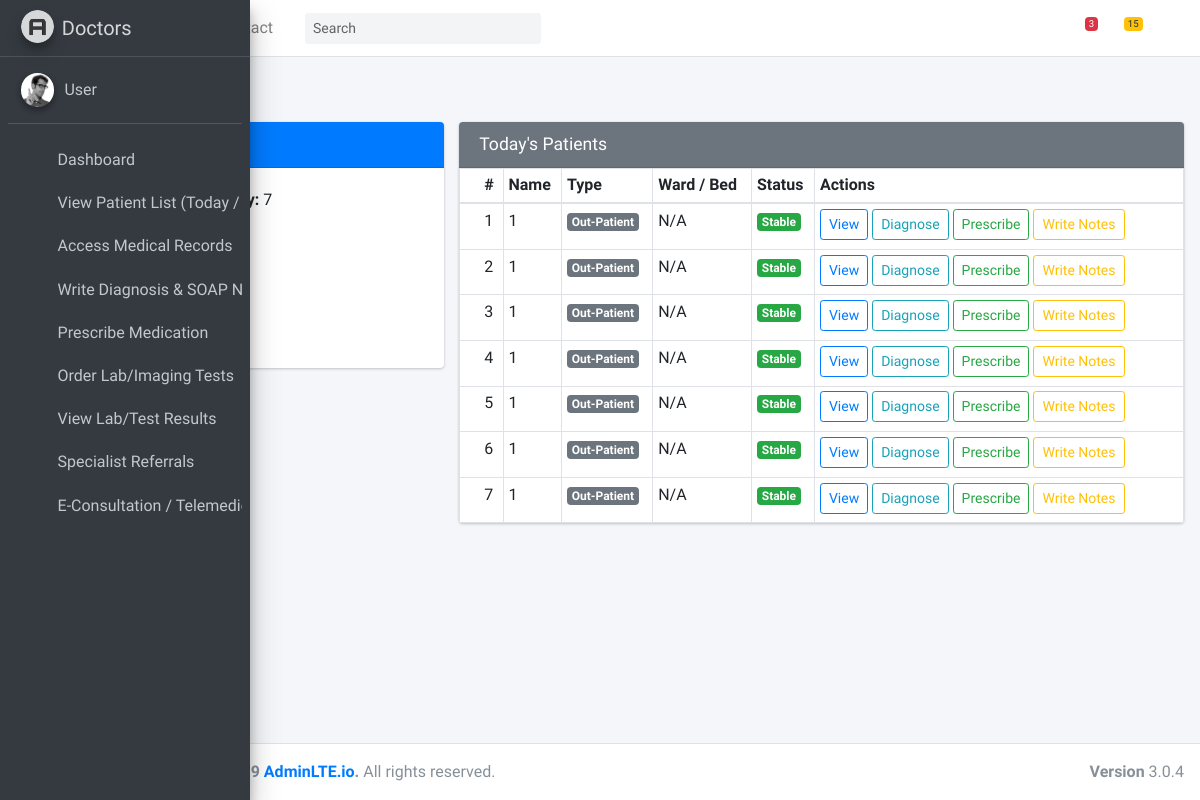
/patient_list, run on the app's committed database.
### hospapp/models.py (models this page shows, shortened)
class Patient(models.Model):
    GENDER_CHOICES = (
        ('M', 'Male'),
        ('F', 'Female'),
        ('O', 'Other'),
    )
    BLOOD_GROUP_CHOICES = (
        ('A+', 'A+'), ('A-', 'A-'),
        ('B+', 'B+'), ('B-', 'B-'),
        ('AB+', 'AB+'), ('AB-', 'AB-'),
        ('O+', 'O+'), ('O-', 'O-'),
    )
    STATUS_CHOICES = (
        ('stable', 'Stable'),
        ('critical', 'Critical'),
        ('recovered', 'Recovered'),
    )
    full_name = models.CharField(max_length=200)
    first_name = models.CharField(max_length=50)
    last_name = models.CharField(max_length=50)
    gender = models.CharField(max_length=1, choices=GENDER_CHOICES)
    date_of_birth = models.DateField()
    phone = models.CharField(max_length=15)
    email = models.EmailField(blank=True, null=True)
    address = models.TextField()
    blood_group = models.CharField(max_length=3, choices=BLOOD_GROUP_CHOICES, default='O+')
    next_of_kin_name = models.CharField(max_length=100)
    next_of_kin_phone = models.CharField(max_length=15)
    is_inpatient = models.BooleanField(default=False)
    photo = models.ImageField(upload_to='patient_photos/', blank=False, null=True)
    date_registered = models.DateTimeField(auto_now_add=True)
    ward = models.ForeignKey(Ward, null=True, blank=True, on_delete=models.SET_NULL)
    bed = models.ForeignKey(Bed, null=True, blank=True, on_delete=models.SET_NULL)
    status = models.CharField(max_length=20, choices=STATUS_CHOICES, default='stable')
    diagnosis = models.TextField(null=True, blank=True)
    medication = models.TextField(null=True, blank=True)
    notes = models.TextField(null=True, blank=True)

### hospapp/views.py (the view)
# urls.py: path('patient_list', views.patient_list, name='patient_list'),
def patient_list(request):
    patients = Patient.objects.all()
    inpatients = patients.filter(is_inpatient=True)
    outpatients = patients.filter(is_inpatient=False)
    critical_count = patients.filter(status="critical").count()
    context = {
        'patients': patients,
        'inpatients': inpatients,
        'outpatients': outpatients,
        'critical_count': critical_count
    }
    return render(request, 'doctors/patient_list.html', context)

### hospapp/templates/doctors/patient_list.html (shortened to what this page needs)
{% extends "doctors/base.html" %}
{% load static %}
{% block content %}
<div class="content-header">
    <div class="container-fluid">
        <h1 class="m-0 text-dark">Patient List</h1>
    </div>
</div>
<section class="content">
    <div class="container-fluid">
        <div class="row">
            <div class="col-md-4">
                <div class="card card-primary">
                    <div class="card-header">
                        <h3 class="card-title">Summary</h3>
                    </div>
                    <div class="card-body">
                        <p><strong>Total Patients Today:</strong> {{ patients|length }}</p>
                        <p><strong>In-Patients:</strong> {{ inpatients|length }}</p>
                        <p><strong>Out-Patients:</strong> {{ outpatients|length }}</p>
                        <p><strong>Critical Cases:</strong> {{ critical_count }}</p>
                    </div>
                </div>
            </div>
            <div class="col-md-8">
                <div class="card card-secondary">
                    <div class="card-header">
                        <h3 class="card-title">Today's Patients</h3>
                    </div>
                    <div class="card-body p-0">
                        <div class="table-responsive">
                            <table class="table table-bordered table-sm mb-0">
                                <thead>
                                    <tr>
                                        <th>#</th>
                                        <th>Name</th>
                                        <th>Type</th>
                                        <th>Ward / Bed</th>
                                        <th>Status</th>
                                        <th>Actions</th>
                                    </tr>
                                </thead>
                                <tbody>
                                    {% for patient in patients %}
                                        <tr>
                                            <td>{{ forloop.counter }}</td>
                                            <td>{{ patient.full_name }}</td>
                                            <td>
                                                {% if patient.is_inpatient %}
                                                    <span class="badge badge-info">In-Patient</span>
                                                {% else %}
                                                    <span class="badge badge-secondary">Out-Patient</span>
                                                {% endif %}
                                            </td>
                                            <td>
                                                {% if patient.ward %}
                                                    {{ patient.ward.name }} / Bed {{ patient.bed.bed_number }}
                                                {% else %}
                                                    N/A
                                                {% endif %}
                                            </td>
                                            <td>
                                                {% if patient.status == "stable" %}
                                                    <span class="badge badge-success">Stable</span>
                                                {% elif patient.status == "critical" %}
                                                    <span class="badge badge-danger">Critical</span>
                                                {% else %}
                                                    <span class="badge badge-warning">{{ patient.status|capfirst }}</span>
                                                {% endif %}
                                            </td>
                                            <td>
                                                <a href="{% url 'view_patient' patient.id %}" class="btn btn-sm btn-outline-primary mb-1">View</a>
                                                <a href="{% url 'add_diagnosis' patient.id %}" class="btn btn-sm btn-outline-info mb-1">Diagnose</a>
                                                <a href="{% url 'prescribe_med' patient.id %}" class="btn btn-sm btn-outline-success mb-1">Prescribe</a>
                                                <a href="{% url 'write_notes' patient.id %}" class="btn btn-sm btn-outline-warning mb-1">Write Notes</a>
                                            </td>
                                        </tr>
                                    {% empty %}
                                        <tr>
                                            <td colspan="6" class="text-center">No patients found.</td>
                                        </tr>
                                    {% endfor %}
                                </tbody>
                            </table>
                        </div>
                    </div>
                </div>
            </div>
        </div>
    </div>
</section>
{% endblock %}

### data on the page
Patient: full_name "1", is_inpatient "Out-Patient", shows "N/A", status "Stable"
Patient: full_name "1", is_inpatient "Out-Patient", shows "N/A", status "Stable"
Patient: full_name "1", is_inpatient "Out-Patient", shows "N/A", status "Stable"
Patient: full_name "1", is_inpatient "Out-Patient", shows "N/A", status "Stable"
Patient: full_name "1", is_inpatient "Out-Patient", shows "N/A", status "Stable"
Patient: full_name "1", is_inpatient "Out-Patient", shows "N/A", status "Stable"
Patient: full_name "1", is_inpatient "Out-Patient", shows "N/A", status "Stable"

### other printed values
{{ patients|length }} "7"
{{ inpatients|length }} "0"
{{ outpatients|length }} "7"
